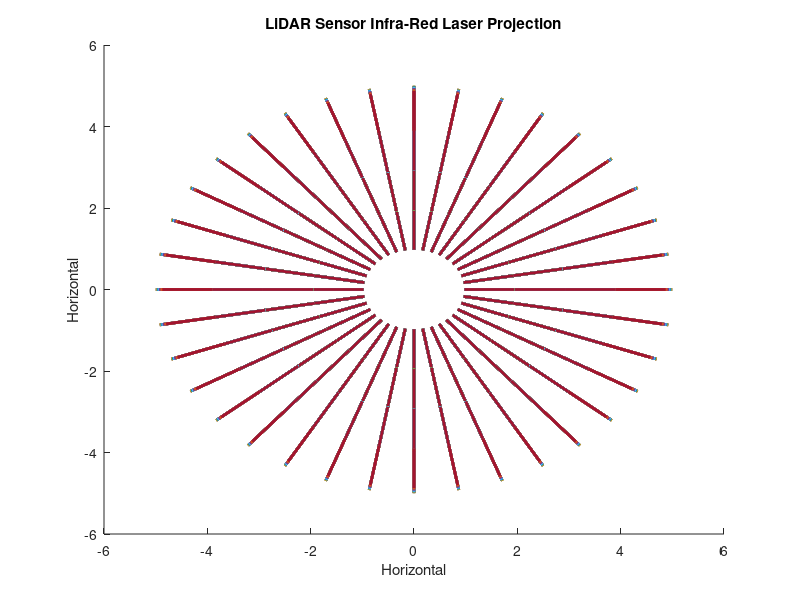

Write MATLAB code to recreate this figure.
% Edit only the start_angle, interval, end_angle, and second number of the
% radius

clear all
hold on

start_angle=0;  % angle to start the FOV from (0 to 360 and less than end_angle)
interval=10;    % interval to calculate data points between start_angle and end_angle
end_angle=360;   % angle to end the FOV (greater than start_angle)

% to view only the 16 vertical laser points, set 'FOV' to a singular number

for FOV=start_angle:interval:end_angle 
    for vertical_angle=-13:2:13
        for radius=1:5 % change second number to affect length of laser
            x(radius)=radius*cosd(vertical_angle)*sind(FOV);
            y(radius)=radius*cosd(vertical_angle)*cosd(FOV);
            z(radius)=radius*sind(vertical_angle);            
            plot3(x, y, z, 'LineWidth', 2.0);
        end
        clear x y z;
    end
end

title('LiDAR Sensor Infra-Red Laser Projection');
xlabel('Horizontal');
ylabel('Horizontal');
zlabel('Vertical');